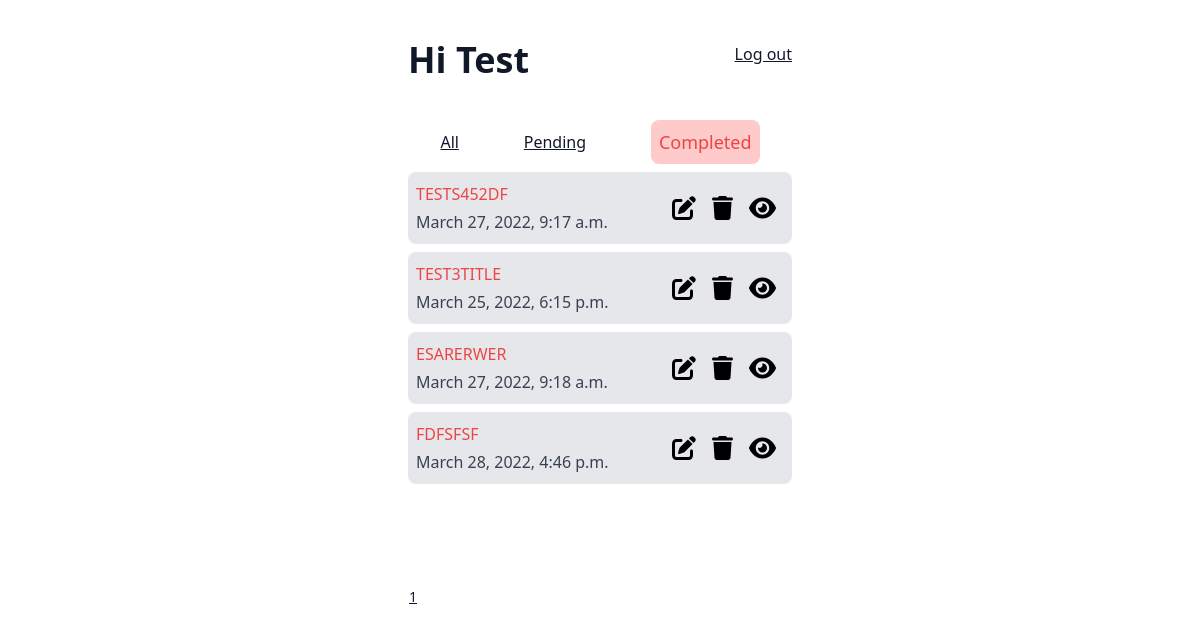
The app's page /completed_tasks/ (signed in) with its own data.
### tasks/models.py (models this page shows, shortened)
class Task(models.Model):
    title = models.CharField(max_length=100)
    description = models.TextField()
    completed = models.BooleanField(default=False)
    created_date = models.DateTimeField(auto_now=True)
    deleted = models.BooleanField(default=False)
    user = models.ForeignKey(User, on_delete=models.CASCADE, null=True, blank= True)
    priority = models.PositiveIntegerField(default=1)

### tasks/views.py (the view)
# urls.py: path('completed_tasks/', GenericTaskCompleteListView.as_view(), name='complete-list'),
class GenericTaskCompleteListView(LoginRequiredMixin ,ListView):
    template_name = "completed_tasks.html"
    context_object_name = "tasks"
    paginate_by = 5
    def get_queryset(self):
        completed_tasks = Task.objects.filter(completed = True, deleted = False, user=self.request.user).order_by('priority')
        return completed_tasks

### templates/completed_tasks.html (shortened to what this page needs)
{% extends "base.html" %}
{% block content %}
<div class="flex h-screen">
    <div class="mx-auto w-96 prose ">
    <div class="greeting my-10">
    <h1 class=" w-fit inline">Hi {{user | capfirst}}</h1>
    <span class="float-right"><a href="{% url 'user-logout'%}">Log out</a></span>
    </div>
<div class="flex navbar items-center justify-around">
    <span><a href="{% url 'all-tasks-view' %}">All</a></span>
    <span><a href="{% url 'tasks-view' %}">Pending</a></span>
    <span class="bg-red-200 text-red-500 w-fit rounded-lg p-2 text-lg">Completed</span>
</div>
<div class="tasks h-96">
    {% for task in tasks %}
    <div class="bg-gray-200 my-2 rounded-lg flex p-2">
        <div class="details">
        <span class="text-red-500">{{task.title}}</span><br/>
        {{task.created_date}}
        </div>
    <div class="actions ml-auto flex items-center">
    <span>
        <a href="{% url 'update-task' pk=task.id %}"></a>
    </span>
    <span>
        <form action="{% url 'delete-task' pk=task.id%}" method="post" class="mb-0">{% csrf_token %}
            <button type="submit">
            </button>
        </form>
    </span>
    <span>
        <a href="{% url 'detail-task' pk=task.id %}"></a>
    </span>
    </div>
    </div>
    {% endfor %}
    </div>
    <table>
    {% for page in paginator.page_range %}
    <th>
        <a href="?page={{ page }}">{{page}}</a>
    </th>
    {% endfor %}
    </table>
</div>
</div>
{% endblock %}

### records on screen
Task: title "TESTS452DF", created_date "March 27, 2022, 9:17 a.m."
Task: title "TEST3TITLE", created_date "March 25, 2022, 6:15 p.m."
Task: title "ESARERWER", created_date "March 27, 2022, 9:18 a.m."
Task: title "FDFSFSF", created_date "March 28, 2022, 4:46 p.m."

### other values on screen
{{ user | capfirst }} "Test"
{{ page }} "1"
